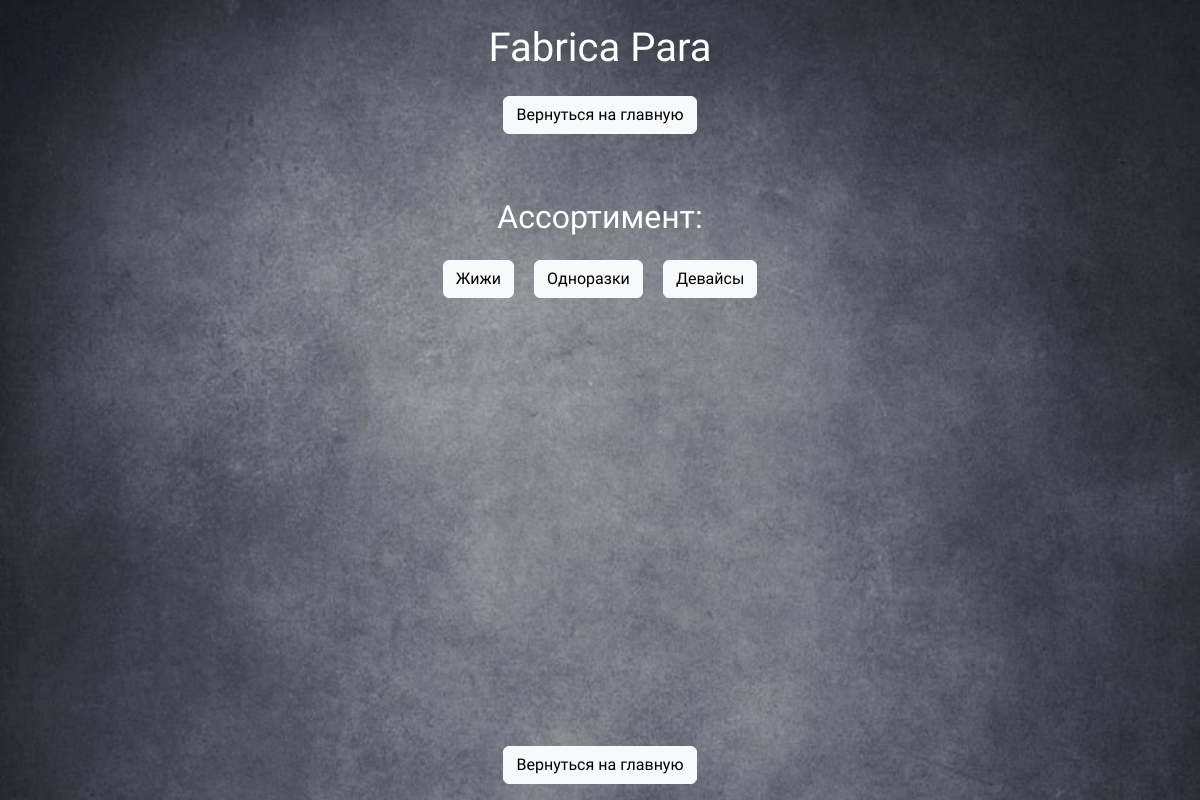
Before: /?page=Catalog with the older database file.
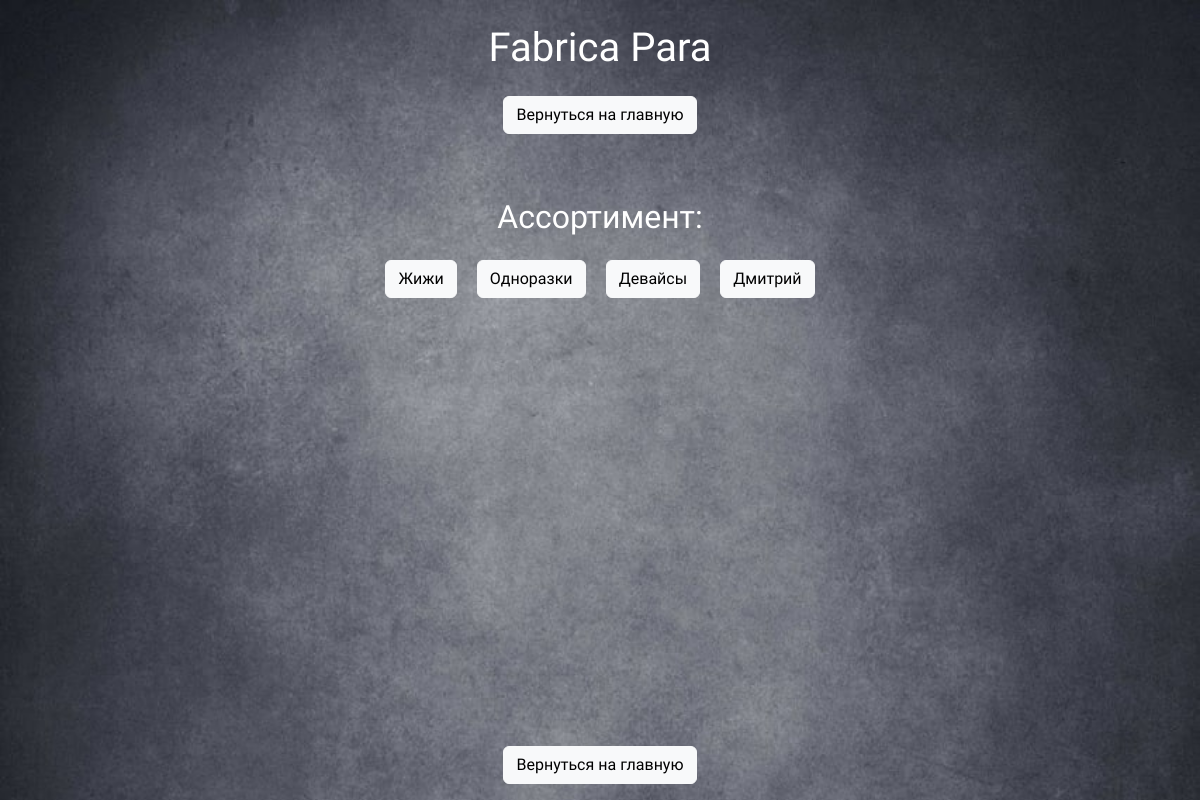
After: the same page with the newer database file.
### tables this page shows
CREATE TABLE assorty (id INTEGER PRIMARY KEY AUTOINCREMENT, name TEXT NOT NULL);

### index.php (the view, shortened to what this page needs)
<?php
include 'db.php';
$query = $db->query("SELECT * FROM assorty");
$assorty = $query->fetchAll(PDO::FETCH_ASSOC);
?>
<!DOCTYPE html>
<html lang="ru">
<head>
    <link href="https://cdn.jsdelivr.net/npm/bootstrap@5.3.3/dist/css/bootstrap.min.css" rel="stylesheet">
    <link href="style.css" rel="stylesheet">
    <link href="https://cdn.jsdelivr.net/npm/bootstrap-icons/font/bootstrap-icons.css" rel="stylesheet">
</head>
<body class="bg-dark text-white 100vh">
    <div class="container text-center mt-">
        <?php if(isset($_GET["assorty_id"])) {
            echo '<div class="mt-2
            rounded_header mx-auto bg-opacity-50"><h1 class="">Fabrica Para</h1><h2 class=" mx-auto ">Товары</h2></div>';
        }else{
            echo '<h1 class="sticky-top pt-4">Fabrica Para</h1>';
        }
        ?>
        <div class="container text-center">
        <?php
        if($_GET['page'] == "Sales"){
            echo '<h2 class="mt-5">Этот функционал еще в разработке</h2>';
        }
         else if($_GET['page'] == "Catalog"){
            $assorty = $db->query("SELECT * FROM assorty")->fetchAll(PDO::FETCH_ASSOC);
            if ($assorty): ?>
                <a href="index.php" class="btn bg_btn  btn-light m-3">Вернуться на главную</a>
                <h2 class="mt-5">Ассортимент:</h2>
                <div class="mt-3">
                    <?php foreach ($assorty as $item): ?>
                        <a href="index.php?page=Catalog&assorty_id=<?php echo $item['id']; ?>" class="bg_btn btn btn-light m-2"><?php echo $item['name']; ?></a>
                    <?php endforeach; ?>
                </div>
            <?php else: ?>
                <h2 class="mt-5">Нет ассортимента.</h2>
            <?php endif;
            echo '<div class="border-top-1 fixed-bottom mx-auto rounded_footer"><a href="index.php" class="btn btn-light bg_btn m-3 ">Вернуться на главную</a></div>';
        } ?>
    </div>
</body>
</html>

### style.css (style rules this page uses)
body, html { height: 100vh; margin: 0; background-image: url(Wallpaper/photo_2024-12-01_01-15-01.jpg); object-fit: cover; background-size: cover; }
h1, h2, h3, h4, h5, p, a, button, input { font-family: Comfortaa, sans-serif; }
.rounded_footer { width: 90%; border-top-right-radius: 1.25rem; border-top-left-radius: 1.25rem; }
.bg_btn { font-family: Comfortaa, sans-serif; }

Changed rows visible on the page:
added assorty: name "Дмитрий"
